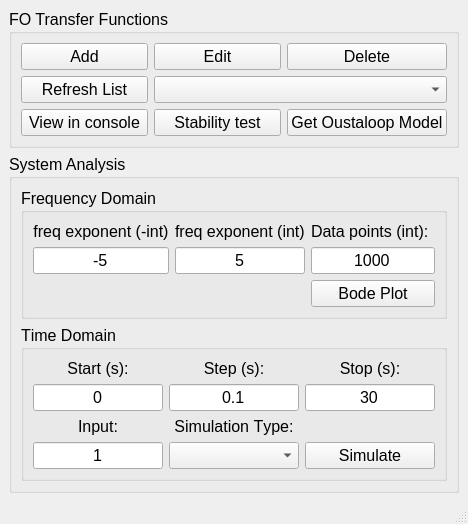
<?xml version="1.0" encoding="UTF-8"?>
<ui version="4.0">
 <class>MainWindow_fotfviewer</class>
 <widget class="QMainWindow" name="MainWindow_fotfviewer">
  <property name="geometry">
   <rect>
    <x>0</x>
    <y>0</y>
    <width>468</width>
    <height>517</height>
   </rect>
  </property>
  <property name="windowTitle">
   <string>FOTF Viewer</string>
  </property>
  <widget class="QWidget" name="centralwidget">
   <layout class="QVBoxLayout" name="verticalLayout_2">
    <item>
     <widget class="QGroupBox" name="groupBox_4">
      <property name="minimumSize">
       <size>
        <width>0</width>
        <height>0</height>
       </size>
      </property>
      <property name="maximumSize">
       <size>
        <width>16777215</width>
        <height>16777215</height>
       </size>
      </property>
      <property name="font">
       <font>
        <pointsize>12</pointsize>
        <weight>50</weight>
        <italic>false</italic>
        <bold>false</bold>
       </font>
      </property>
      <property name="title">
       <string>FO Transfer Functions</string>
      </property>
      <layout class="QGridLayout" name="gridLayout_5">
       <item row="1" column="0">
        <widget class="QPushButton" name="pushButtonRefreshList">
         <property name="font">
          <font>
           <pointsize>12</pointsize>
           <weight>50</weight>
           <bold>false</bold>
          </font>
         </property>
         <property name="text">
          <string>Refresh List</string>
         </property>
        </widget>
       </item>
       <item row="0" column="0">
        <widget class="QPushButton" name="pushButton_AddFotf">
         <property name="font">
          <font>
           <pointsize>12</pointsize>
           <weight>50</weight>
           <bold>false</bold>
           <kerning>false</kerning>
          </font>
         </property>
         <property name="text">
          <string>Add</string>
         </property>
        </widget>
       </item>
       <item row="0" column="2">
        <widget class="QPushButton" name="pushButton_DeleteFOTF">
         <property name="font">
          <font>
           <pointsize>12</pointsize>
           <weight>50</weight>
           <bold>false</bold>
           <kerning>false</kerning>
          </font>
         </property>
         <property name="text">
          <string>Delete</string>
         </property>
        </widget>
       </item>
       <item row="0" column="1">
        <widget class="QPushButton" name="pushButton_EditFOTF">
         <property name="font">
          <font>
           <pointsize>12</pointsize>
           <weight>50</weight>
           <bold>false</bold>
           <kerning>false</kerning>
          </font>
         </property>
         <property name="text">
          <string>Edit</string>
         </property>
        </widget>
       </item>
       <item row="1" column="1" colspan="2">
        <widget class="QComboBox" name="comboBoxFOTF">
         <property name="sizePolicy">
          <sizepolicy hsizetype="Minimum" vsizetype="Fixed">
           <horstretch>0</horstretch>
           <verstretch>0</verstretch>
          </sizepolicy>
         </property>
         <property name="font">
          <font>
           <pointsize>12</pointsize>
          </font>
         </property>
         <property name="layoutDirection">
          <enum>Qt::LeftToRight</enum>
         </property>
        </widget>
       </item>
       <item row="2" column="2">
        <widget class="QPushButton" name="pushButtonGetOustaloop">
         <property name="font">
          <font>
           <pointsize>12</pointsize>
           <weight>50</weight>
           <bold>false</bold>
           <kerning>false</kerning>
          </font>
         </property>
         <property name="text">
          <string>Get Oustaloop Model</string>
         </property>
        </widget>
       </item>
       <item row="2" column="0">
        <widget class="QPushButton" name="pushButtonViewInConsole">
         <property name="font">
          <font>
           <pointsize>12</pointsize>
           <weight>50</weight>
           <bold>false</bold>
          </font>
         </property>
         <property name="text">
          <string>View in console</string>
         </property>
        </widget>
       </item>
       <item row="2" column="1">
        <widget class="QPushButton" name="pushButton_StabilityTest">
         <property name="font">
          <font>
           <pointsize>12</pointsize>
           <weight>50</weight>
           <bold>false</bold>
          </font>
         </property>
         <property name="text">
          <string>Stability test</string>
         </property>
        </widget>
       </item>
      </layout>
     </widget>
    </item>
    <item>
     <widget class="QGroupBox" name="groupBox_3">
      <property name="minimumSize">
       <size>
        <width>0</width>
        <height>0</height>
       </size>
      </property>
      <property name="maximumSize">
       <size>
        <width>16777215</width>
        <height>16777215</height>
       </size>
      </property>
      <property name="font">
       <font>
        <pointsize>12</pointsize>
        <weight>50</weight>
        <bold>false</bold>
       </font>
      </property>
      <property name="title">
       <string>System Analysis</string>
      </property>
      <layout class="QVBoxLayout" name="verticalLayout">
       <item>
        <widget class="QGroupBox" name="groupBox_Freq">
         <property name="font">
          <font>
           <pointsize>12</pointsize>
           <weight>50</weight>
           <italic>false</italic>
           <bold>false</bold>
           <kerning>false</kerning>
          </font>
         </property>
         <property name="title">
          <string>Frequency Domain</string>
         </property>
         <layout class="QGridLayout" name="gridLayout">
          <item row="0" column="1">
           <widget class="QLabel" name="label_21">
            <property name="font">
             <font>
              <pointsize>12</pointsize>
             </font>
            </property>
            <property name="text">
             <string>freq exponent (int)</string>
            </property>
            <property name="buddy">
             <cstring>lineEdit_HigherFreq</cstring>
            </property>
           </widget>
          </item>
          <item row="0" column="0">
           <widget class="QLabel" name="label_19">
            <property name="font">
             <font>
              <pointsize>12</pointsize>
             </font>
            </property>
            <property name="text">
             <string>freq exponent (-int)</string>
            </property>
            <property name="alignment">
             <set>Qt::AlignCenter</set>
            </property>
            <property name="buddy">
             <cstring>lineEdit_LowerFreq</cstring>
            </property>
           </widget>
          </item>
          <item row="2" column="2">
           <widget class="QPushButton" name="pushButton_BodePlot">
            <property name="font">
             <font>
              <pointsize>12</pointsize>
              <weight>50</weight>
              <bold>false</bold>
             </font>
            </property>
            <property name="text">
             <string>Bode Plot</string>
            </property>
           </widget>
          </item>
          <item row="0" column="2">
           <widget class="QLabel" name="label_20">
            <property name="font">
             <font>
              <pointsize>12</pointsize>
             </font>
            </property>
            <property name="text">
             <string>Data points (int):</string>
            </property>
            <property name="buddy">
             <cstring>lineEdit_FreqDataPoints</cstring>
            </property>
           </widget>
          </item>
          <item row="1" column="1">
           <widget class="QLineEdit" name="lineEdit_HigherFreq">
            <property name="maximumSize">
             <size>
              <width>16777215</width>
              <height>16777215</height>
             </size>
            </property>
            <property name="font">
             <font>
              <pointsize>12</pointsize>
              <weight>50</weight>
              <bold>false</bold>
             </font>
            </property>
            <property name="text">
             <string>5</string>
            </property>
            <property name="alignment">
             <set>Qt::AlignCenter</set>
            </property>
           </widget>
          </item>
          <item row="1" column="2">
           <widget class="QLineEdit" name="lineEdit_FreqDataPoints">
            <property name="maximumSize">
             <size>
              <width>16777215</width>
              <height>16777215</height>
             </size>
            </property>
            <property name="font">
             <font>
              <pointsize>12</pointsize>
              <weight>50</weight>
              <bold>false</bold>
             </font>
            </property>
            <property name="text">
             <string>1000</string>
            </property>
            <property name="alignment">
             <set>Qt::AlignCenter</set>
            </property>
           </widget>
          </item>
          <item row="1" column="0">
           <widget class="QLineEdit" name="lineEdit_LowerFreq">
            <property name="maximumSize">
             <size>
              <width>16777215</width>
              <height>16777215</height>
             </size>
            </property>
            <property name="font">
             <font>
              <pointsize>12</pointsize>
              <weight>50</weight>
              <bold>false</bold>
             </font>
            </property>
            <property name="text">
             <string>-5</string>
            </property>
            <property name="alignment">
             <set>Qt::AlignCenter</set>
            </property>
           </widget>
          </item>
         </layout>
        </widget>
       </item>
       <item>
        <widget class="QGroupBox" name="groupBox">
         <property name="font">
          <font>
           <pointsize>12</pointsize>
           <weight>50</weight>
           <italic>false</italic>
           <bold>false</bold>
           <underline>false</underline>
           <kerning>false</kerning>
          </font>
         </property>
         <property name="title">
          <string>Time Domain</string>
         </property>
         <layout class="QGridLayout" name="gridLayout_2">
          <item row="0" column="0">
           <widget class="QLabel" name="label_16">
            <property name="font">
             <font>
              <pointsize>12</pointsize>
             </font>
            </property>
            <property name="text">
             <string>Start (s):</string>
            </property>
            <property name="alignment">
             <set>Qt::AlignCenter</set>
            </property>
            <property name="buddy">
             <cstring>lineEdit_StartTime</cstring>
            </property>
           </widget>
          </item>
          <item row="0" column="1">
           <widget class="QLabel" name="label_17">
            <property name="font">
             <font>
              <strikeout>false</strikeout>
             </font>
            </property>
            <property name="text">
             <string>Step (s):</string>
            </property>
            <property name="alignment">
             <set>Qt::AlignCenter</set>
            </property>
            <property name="buddy">
             <cstring>lineEdit_StepTime</cstring>
            </property>
           </widget>
          </item>
          <item row="0" column="2">
           <widget class="QLabel" name="label_18">
            <property name="text">
             <string>Stop (s):</string>
            </property>
            <property name="alignment">
             <set>Qt::AlignCenter</set>
            </property>
            <property name="buddy">
             <cstring>lineEdit_StopTime</cstring>
            </property>
           </widget>
          </item>
          <item row="1" column="0">
           <widget class="QLineEdit" name="lineEdit_StartTime">
            <property name="maximumSize">
             <size>
              <width>16777215</width>
              <height>16777215</height>
             </size>
            </property>
            <property name="font">
             <font>
              <pointsize>12</pointsize>
              <weight>50</weight>
              <bold>false</bold>
             </font>
            </property>
            <property name="text">
             <string>0</string>
            </property>
            <property name="alignment">
             <set>Qt::AlignCenter</set>
            </property>
           </widget>
          </item>
          <item row="1" column="1">
           <widget class="QLineEdit" name="lineEdit_StepTime">
            <property name="maximumSize">
             <size>
              <width>16777215</width>
              <height>16777215</height>
             </size>
            </property>
            <property name="font">
             <font>
              <pointsize>12</pointsize>
              <weight>50</weight>
              <bold>false</bold>
             </font>
            </property>
            <property name="text">
             <string>0.1</string>
            </property>
            <property name="alignment">
             <set>Qt::AlignCenter</set>
            </property>
           </widget>
          </item>
          <item row="1" column="2">
           <widget class="QLineEdit" name="lineEdit_StopTime">
            <property name="sizePolicy">
             <sizepolicy hsizetype="Expanding" vsizetype="Fixed">
              <horstretch>0</horstretch>
              <verstretch>0</verstretch>
             </sizepolicy>
            </property>
            <property name="maximumSize">
             <size>
              <width>16777215</width>
              <height>16777215</height>
             </size>
            </property>
            <property name="font">
             <font>
              <pointsize>12</pointsize>
              <weight>50</weight>
              <bold>false</bold>
             </font>
            </property>
            <property name="text">
             <string>30</string>
            </property>
            <property name="alignment">
             <set>Qt::AlignCenter</set>
            </property>
           </widget>
          </item>
          <item row="2" column="0">
           <widget class="QLabel" name="label_22">
            <property name="font">
             <font>
              <pointsize>12</pointsize>
             </font>
            </property>
            <property name="text">
             <string>Input:</string>
            </property>
            <property name="alignment">
             <set>Qt::AlignCenter</set>
            </property>
            <property name="buddy">
             <cstring>lineEdit_inputTime</cstring>
            </property>
           </widget>
          </item>
          <item row="2" column="1">
           <widget class="QLabel" name="label_23">
            <property name="font">
             <font>
              <pointsize>12</pointsize>
             </font>
            </property>
            <property name="text">
             <string>Simulation Type:</string>
            </property>
            <property name="alignment">
             <set>Qt::AlignCenter</set>
            </property>
            <property name="buddy">
             <cstring>lineEdit_inputTime</cstring>
            </property>
           </widget>
          </item>
          <item row="3" column="0">
           <widget class="QLineEdit" name="lineEdit_inputTime">
            <property name="maximumSize">
             <size>
              <width>16777215</width>
              <height>16777215</height>
             </size>
            </property>
            <property name="font">
             <font>
              <pointsize>12</pointsize>
              <weight>50</weight>
              <bold>false</bold>
             </font>
            </property>
            <property name="text">
             <string>1</string>
            </property>
            <property name="alignment">
             <set>Qt::AlignCenter</set>
            </property>
           </widget>
          </item>
          <item row="3" column="1">
           <widget class="QComboBox" name="comboBoxTimeDomainType">
            <property name="sizePolicy">
             <sizepolicy hsizetype="Expanding" vsizetype="Fixed">
              <horstretch>0</horstretch>
              <verstretch>0</verstretch>
             </sizepolicy>
            </property>
            <property name="font">
             <font>
              <pointsize>12</pointsize>
              <weight>50</weight>
              <bold>false</bold>
             </font>
            </property>
            <property name="editable">
             <bool>false</bool>
            </property>
            <property name="currentText">
             <string/>
            </property>
            <property name="currentIndex">
             <number>-1</number>
            </property>
            <property name="maxVisibleItems">
             <number>2</number>
            </property>
            <property name="modelColumn">
             <number>0</number>
            </property>
           </widget>
          </item>
          <item row="3" column="2">
           <widget class="QPushButton" name="pushButtonSimulate">
            <property name="sizePolicy">
             <sizepolicy hsizetype="Expanding" vsizetype="Fixed">
              <horstretch>0</horstretch>
              <verstretch>0</verstretch>
             </sizepolicy>
            </property>
            <property name="font">
             <font>
              <pointsize>12</pointsize>
              <weight>50</weight>
              <bold>false</bold>
             </font>
            </property>
            <property name="text">
             <string>Simulate</string>
            </property>
           </widget>
          </item>
         </layout>
        </widget>
       </item>
      </layout>
     </widget>
    </item>
   </layout>
  </widget>
  <widget class="QMenuBar" name="menubar">
   <property name="geometry">
    <rect>
     <x>0</x>
     <y>0</y>
     <width>468</width>
     <height>21</height>
    </rect>
   </property>
  </widget>
  <widget class="QStatusBar" name="statusbar"/>
 </widget>
 <resources/>
 <connections/>
</ui>
